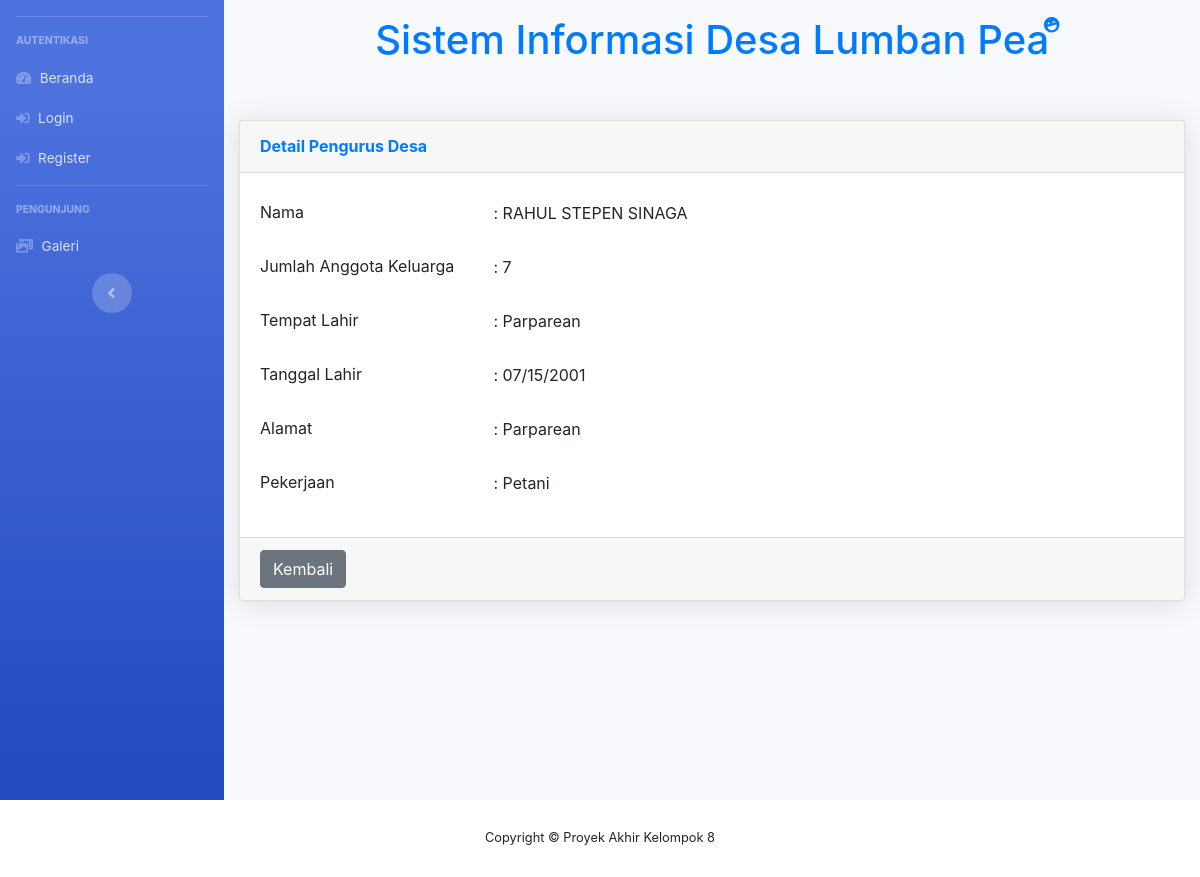
Screenshot of /Pengunjung/DetailPengurusDesa/11319023 with the database file from the repository.
### tables this page shows
CREATE TABLE `tb_penduduk_baru` (
  `nik` int(11) NOT NULL,
  `nama` varchar(255) NOT NULL,
  `jumlah_anggota_keluarga` int(11) NOT NULL,
  `tempat_lahir` varchar(255) NOT NULL,
  `tanggal_lahir` varchar(255) NOT NULL,
  `alamat` text NOT NULL,
  `pekerjaan` varchar(255) NOT NULL
);

### application/controllers/Pengunjung.php (called while the page is built, shortened)
<?php
class Pengunjung extends CI_Controller
{
	public function __construct()
	{
		$this->load->model('Pengguna_Model');
	}
	public function DetailPengurusDesa($nik)
	{
		$data['detailpendudukbaru'] = $this->db->get_where('tb_penduduk_baru', ['nik' => $nik])->row_array();
		$data['title'] = 'Detail Pengumuman';
		$this->load->view('Template/template_header', $data);
		$this->load->view('Template/sidebar_pengunjung');
		$this->load->view('Pengunjung/DetailPengurusDesa');
		$this->load->view('Template/footer_pengunjung');
		$this->load->view('Template/template_footer');
	}
}

### index.php (called while the page is built, shortened)
<?php
require_once BASEPATH.'core/CodeIgniter.php';

### application/views/Pengunjung/DetailPengurusDesa.php (the view)
<div id="content-wrapper" class="d-flex flex-column">
    <div id="content">
        <div class="container-fluid">
            <div class="mt-3">
                <div class="row justify-content-center">
                    <h1 class="text-primary ml-3">Sistem Informasi Desa Lumban Pea
                    </h1>
                    <i class="fas fa-laugh-wink rotate-n-15 text-primary"></i>
                </div>
            </div>
            <div class="card shadow mb-4 mt-5">
                <div class="card-header py-3">
                    <h6 class="m-0 font-weight-bold text-primary">Detail Pengurus Desa</h6>
                </div>
                <div class="card-body">
                    <div class="form-group row">
                        <label class="col-sm-3 col-form-label">Nama</label>
                        <div class="col-sm-9 mt-2">
                            : <?= $detailpendudukbaru['nama']; ?>
                        </div>
                    </div>
                    <div class="form-group row">
                        <label class="col-sm-3 col-form-label">Jumlah Anggota Keluarga</label>
                        <div class="col-sm-9 mt-2">
                            : <?= $detailpendudukbaru['jumlah_anggota_keluarga']; ?>
                        </div>
                    </div>
                    <div class="form-group row">
                        <label class="col-sm-3 col-form-label">Tempat Lahir</label>
                        <div class="col-sm-9 mt-2">
                            : <?= $detailpendudukbaru['tempat_lahir']; ?>
                        </div>
                    </div>
                    <div class="form-group row">
                        <label class="col-sm-3 col-form-label">Tanggal Lahir</label>
                        <div class="col-sm-9 mt-2">
                            : <?= $detailpendudukbaru['tanggal_lahir']; ?>
                        </div>
                    </div>
                    <div class="form-group row">
                        <label class="col-sm-3 col-form-label">Alamat</label>
                        <div class="col-sm-9 mt-2">
                            : <?= $detailpendudukbaru['alamat']; ?>
                        </div>
                    </div>
                    <div class="form-group row">
                        <label class="col-sm-3 col-form-label">Pekerjaan</label>
                        <div class="col-sm-9 mt-2">
                            : <?= $detailpendudukbaru['pekerjaan']; ?>
                        </div>
                    </div>
                </div>
                <div class="card-footer">
                    <a href="<?= base_url('Pengunjung') ?>"><button type="button" class="btn btn-secondary float-left">Kembali</button></a>
                </div>
            </div>
        </div>
    </div>
</div>

### rows the page displays
tb_penduduk_baru: nama "RAHUL STEPEN SINAGA", jumlah_anggota_keluarga "7", tempat_lahir "Parparean", tanggal_lahir "07/15/2001", alamat "Parparean", pekerjaan "Petani"
